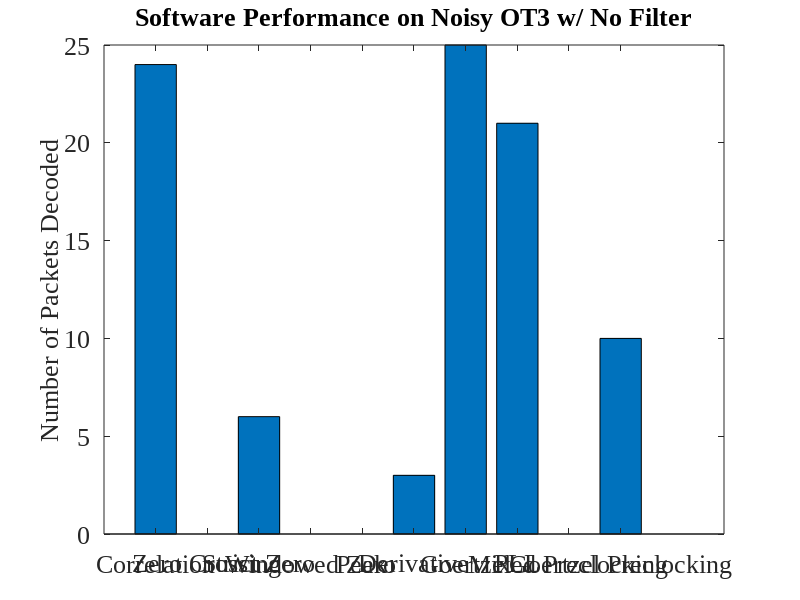

Write the MATLAB code that produced this figure. (Note: this script raises an error after producing the figure.)
fontSize = 19;
% .wav file	Filtering	Correlation	Zero Xing	Strict Xing	Windowed Zero	Peak	Derivative	Goertzel	PLL	PreClocking	Goertzel Pre
% OT3Test	None        40          35          40          39              3       40          40          40	0           40	
%           Bandpass	40          19          0           0               0       33          40          40	40          28	
%           6db         40          12          40          0               0       14          40          0	39          15	
% Gen200	None        200         200         200         200             200     200         200         200	0           200	
%           Bandpass	200         27          200         0               0       200         200         200	200         106	
%           6db         200         200         200         0               0       200         200         200	200         199	
% OT3WNoise	None        24          0           6           0               0       3           25          21	0           10	
%           Bandpass	24          6           2           0               0       5           23          23	17          11	
%           6db         11          1           9           0               0       4           6           14	6           5	
% LATrack1	None        946         460         568         298             0       543         965         925	0           564	
%           Bandpass	964         536         151         0               0       422         965         654	939         431	
%           6db         914         53          422         0               0       97          512         189	482         224	
% LATrack2	None        639         0           0           162             0       5           608         0	0           390	
%           Bandpass	872         0           0           0               0       0           448         0	939         230	
%           6db         958         209         74          0               0       254         956         0	947         392	

x = [24          0           6           0               0       3           25          21	0           10];
y = ['Correlation' 'Zero Crossing' 'Strict Zero' 'Windowed Zero' 'Peak' 'Derivative' 'Goertzel' 'PLL' 'Mixed Preclocking' 'Goertzel Preclocking'];
f = figure('Position',[0,0,1280,1024]);
set(gcf,'color','w');
bar(x);
filename = 'Software Performance on Noisy OT3 w/ No Filter';
title(filename);
%xlabel('Devices');
ylabel('Number of Packets Decoded');
set(gca,'XTickLabel',{'Correlation' 'Zero Crossing' 'Strict Zero' 'Windowed Zero' 'Peak' 'Derivative' 'Goertzel' 'PLL' 'Mixed Preclocking' 'Goertzel Preclocking'})
set(gca,'FontSize',fontSize, 'FontName', 'Times New Roman');
set(findall(gcf,'type','text'),'FontSize',fontSize, 'FontName', 'Times New Roman');
rotateXLabels(gca, 45)
set(gca, 'xtick', [])
grid on
saveas(f, strcat('.\..\..\..\rrxthesis\images\',regexprep(filename,'[^\w'']',''),'.png'));
pause();
close(f);
clear all;
